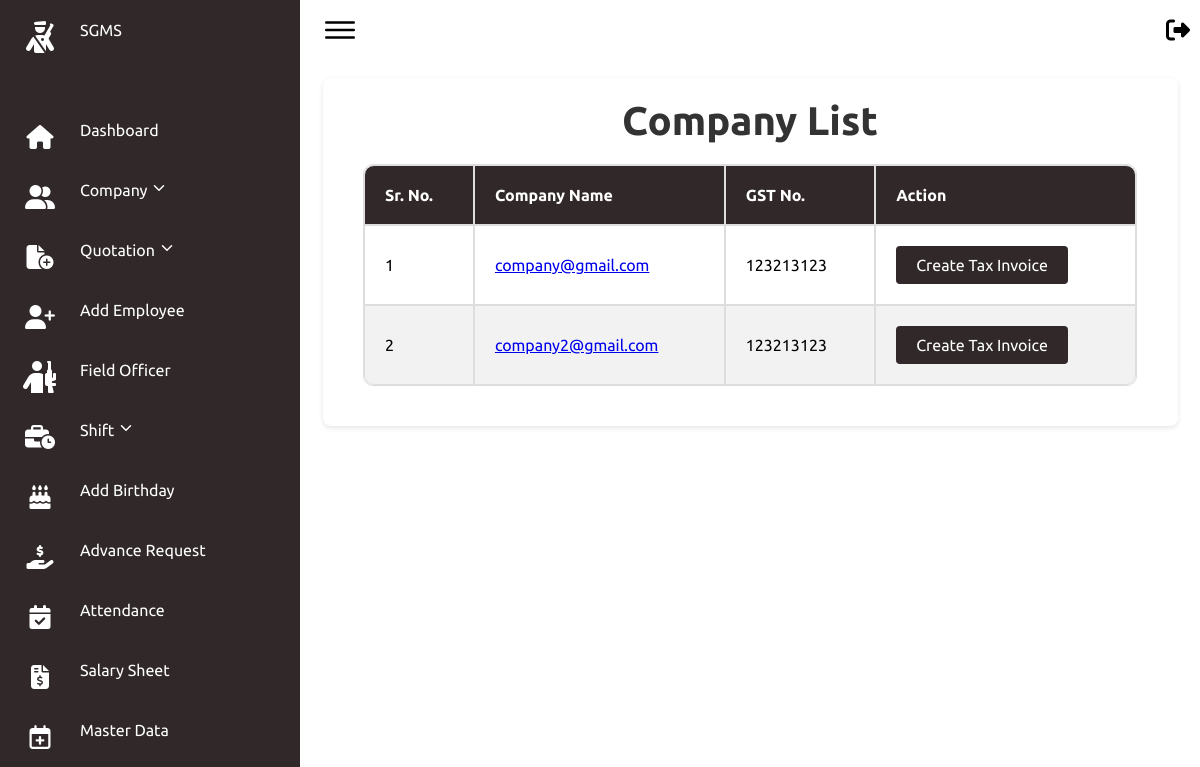
Page /admin_companies/ on the earlier database version.
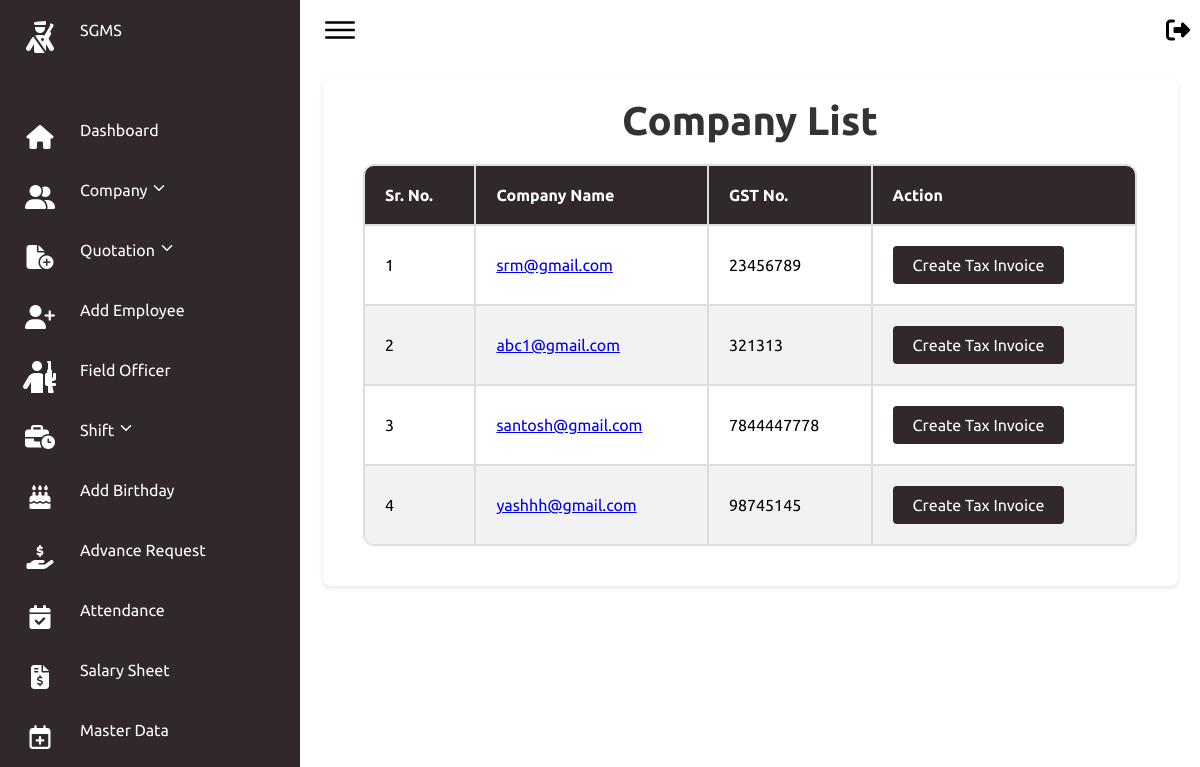
Same page on the later database version.
### secman/models.py (models this page shows, shortened)
class UserProfile(models.Model):
    USER_TYPES = (
        ('hod', 'HOD'),
        ('fo', 'Field Officer'),
        ('company', 'Company'),
    )
    user = models.OneToOneField(User, on_delete=models.CASCADE)
    user_type = models.CharField(max_length=20, choices=USER_TYPES, default='fo')
    contact = models.CharField(max_length=12)
    gst_or_emergency = models.CharField(max_length=20)

### secman/admin_views.py (the view)
# urls.py: path('admin_companies/', admin_views.admin_company_list, name='admin_company_list'),
def admin_company_list(request):
    companies = UserProfile.objects.filter(user_type='company')
    company_data = []
    for company in companies:
        guard_count = EmployeeJoining.objects.filter(company=company, position='Security Guard').count()
        supervisor_count = EmployeeJoining.objects.filter(company=company, position='Supervisor').count()
        print(f"Company ID: {company.id}, Guards: {guard_count}, Supervisors: {supervisor_count}")  # Debugging line
        company_data.append({
            'company': company,
            'guard_count': guard_count,
            'supervisor_count': supervisor_count
        })
    return render(request, 'admin/admin_company_list.html', {'company_data': company_data})

### secman/templates/admin/admin_company_list.html (shortened to what this page needs)
{% extends 'admin/basead.html' %}
{% block content %}
<head>
</head>
<body>
    <div class="card">
    <h1>Company List</h1>
    <table>
        <thead>
            <tr>
                <th>Sr. No.</th>
                <th>Company Name</th>
                <th>GST No.</th>
                <th>Action</th>
            </tr>
        </thead>
        <tbody>
            {% for company_info in company_data %}
                <tr>
                    <td>{{ forloop.counter }}</td>
                    <td>
                        <a href="{% url 'company_employees' company_info.company.id %}">
                            {{ company_info.company.user.email }}
                        </a>
                    </td>
                    <td>{{ company_info.company.gst_or_emergency }}</td>
                    <td>
                        <button onclick="openModal('{{ company_info.company.id }}', '{{ company_info.guard_count }}', '{{ company_info.supervisor_count }}')">
                            Create Tax Invoice
                        </button>
                    </td>
                </tr>
            {% endfor %}
        </tbody>
    </table>
</div>
</body>
{% endblock %}

Differences in the rows shown:
changed UserProfile: company.user.email "company@gmail.com" → "srm@gmail.com"; company.gst_or_emergency "123213123" → "23456789"
changed UserProfile: company.user.email "company2@gmail.com" → "abc1@gmail.com"; company.gst_or_emergency "123213123" → "321313"
added UserProfile: company.user.email "santosh@gmail.com", company.gst_or_emergency "7844447778"
added UserProfile: company.user.email "yashhh@gmail.com", company.gst_or_emergency "98745145"
